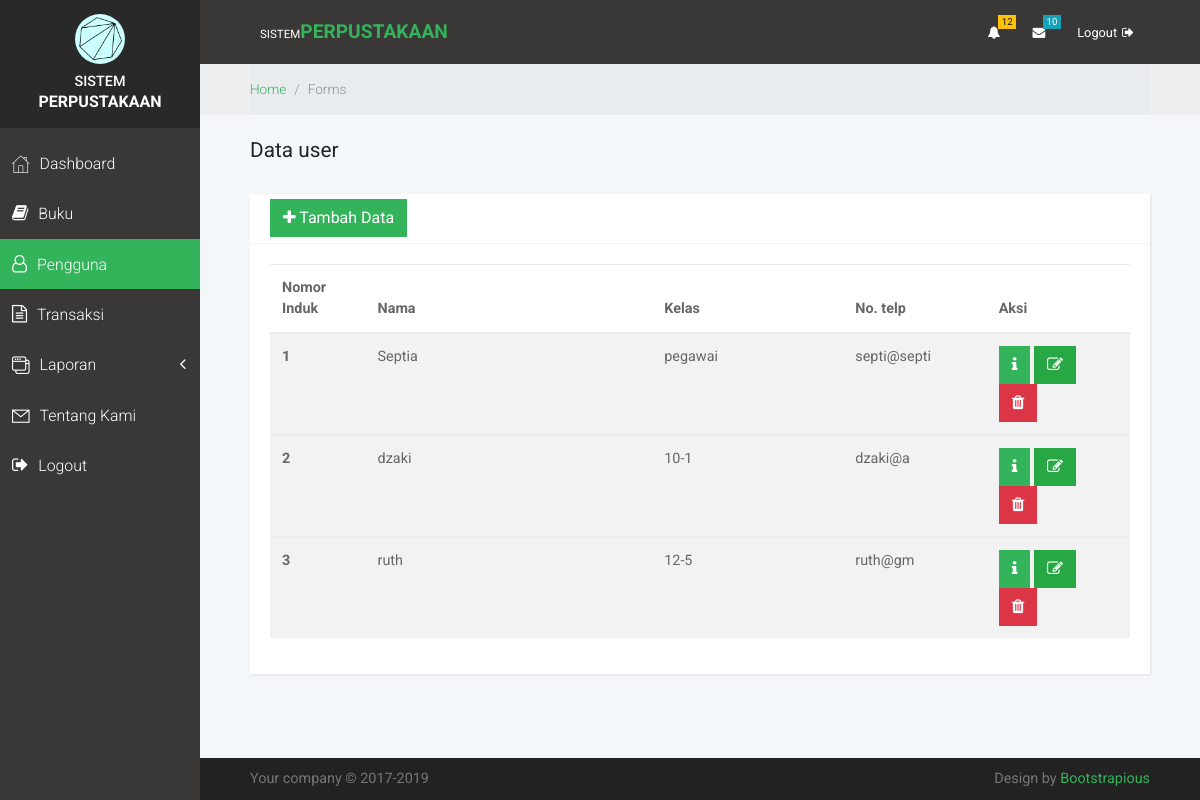
The page /user/ on the database its author committed.
### user/models.py (models this page shows, shortened)
class User(models.Model):
	nis = models.IntegerField(null=False)
	nama = models.CharField(max_length=40)
	level = models.ForeignKey(Level, on_delete=models.CASCADE, null=False)
	password = models.CharField(max_length=20)
	kelas = models.ForeignKey(KodeKelas, on_delete=models.CASCADE, null=False)
	email = models.CharField(max_length=50)
	no_telp = models.CharField(max_length=20)

class KodeKelas(models.Model):
	nama = models.CharField(max_length=20)
	def __str__(self):
		return self.nama

### user/views.py (the view)
# urls.py: path('', base.index, name='index' ),
def index(request):
	var ={
		'user' : User.objects.all(),
		'judul' : "Data user",
	}
	return render(request, 'tampilUser.html', var)

### user/models.py (called while the page is built)
	def __str__(self):
		return self.nama

### user/templates/tampilUser.html (shortened to what this page needs)
{% extends 'base.html' %}
{% block content %}
<br>
	<h1 class="h2 display">{{judul}}</h1>
<br>
<div class="row">
    <div class="col-lg-12">
      <div class="card">
        <div class="card-header d-flex align-items-center">
          <h2 class="h4 display display"><a href="{%url 'tambahUser'%}" class="btn btn-primary"><i class="fa fa-plus"></i> Tambah Data</a></h2>
        </div>
        <div class="card-body">
          <table class="table table-striped table-hover">
            <thead>
              <tr>
                <th width="10%">Nomor Induk</th>
                <th width="30%">Nama</th>
                <th width="20%">Kelas</th>
                <th width="15%">No. telp</th>
                <th width="15%">Aksi</th>
              </tr>
            </thead>
            {% for row in user %}
            <tbody>
              <tr>
                <th scope="row">{{row.nis}}</th>
                <td>{{row.nama}}</td>
                <td>{{row.kelas}}</td>
                <td>{{row.email}}</td>
                <td>
                  <button type="button" data-toggle="modal" data-target="#detail-{{row.id}}" class="btn btn-primary"><i class="fa fa-info"></i></button>
                  <a href="{%url 'editUser' row.id %}" class="btn btn-success"><i class="fa fa-edit"></i></a>
                  <button type="button" data-toggle="modal" data-target="#hapus-{{row.id}}" class="btn btn-danger"><i class="fa fa-trash"></i></button>
                </td>
              </tr>
            </tbody>
            {%endfor%}
          </table>
        </div>
      </div>
    </div>
 </div>
{%endblock%}

### static/css/style.default.css (style rules this page uses)
a { display: inline-block; text-decoration: none; color: #fff; -webkit-transition: all 0.3s; transition: all 0.3s; }
body { overflow-x: hidden; }
i { display: inline-block; }
table { font-size: 0.9em; color: #666; }
h2 { color: #555; font-weight: 400; }
.card { height: 100%; border: none; background: #fff; -webkit-box-shadow: 1px 1px 2px rgba(0, 0, 0, 0.1); box-shadow: 1px 1px 2px rgba(0, 0, 0, 0.1); border-radius: 0; }
.card-header { height: 50px; background-color: #fff; border-bottom-color: #f3f3f3; border-top: none; }
.card-header h2, .card-header h3 { margin-bottom: 0; }
.display { font-weight: 400 !important; }
button { cursor: pointer; }
.btn { font-weight: normal; border: 1px solid transparent; padding: 0.5rem 0.75rem; font-size: 1rem; line-height: 1.25; border-radius: 0; -webkit-transition: all 0.15s ease-in-out; transition: all 0.15s ease-in-out; }
.btn-primary { color: #fff; background-color: #33b35a; border-color: #33b35a; }
.btn-success { color: #fff; background-color: #28a745; border-color: #28a745; }
.btn-danger { color: #fff; background-color: #dc3545; border-color: #dc3545; }
body { font-family: "Roboto", sans-serif; font-size: 1rem; font-weight: normal; line-height: 1.5; color: #212529; background-color: #fff; }
a { color: #33b35a; text-decoration: none; }
h1, h2, h3, h4, h5, h6, .h1, .h2, .h3, .h4, .h5, .h6 { margin-bottom: 0.5rem; font-family: inherit; font-weight: 500; line-height: 1.1; color: inherit; }
h1, .h1 { font-size: 1.5rem; }
h2, .h2 { font-size: 1.3rem; }
h4, .h4 { font-size: 1.1rem; }

### rows shown on the page
User: nis "1", nama "Septia", kelas "pegawai", email "septi@septi"
User: nis "2", nama "dzaki", kelas "10-1", email "dzaki@a"
User: nis "3", nama "ruth", kelas "12-5", email "ruth@gm"

### other values the page prints
{{ judul }} "Data user"
